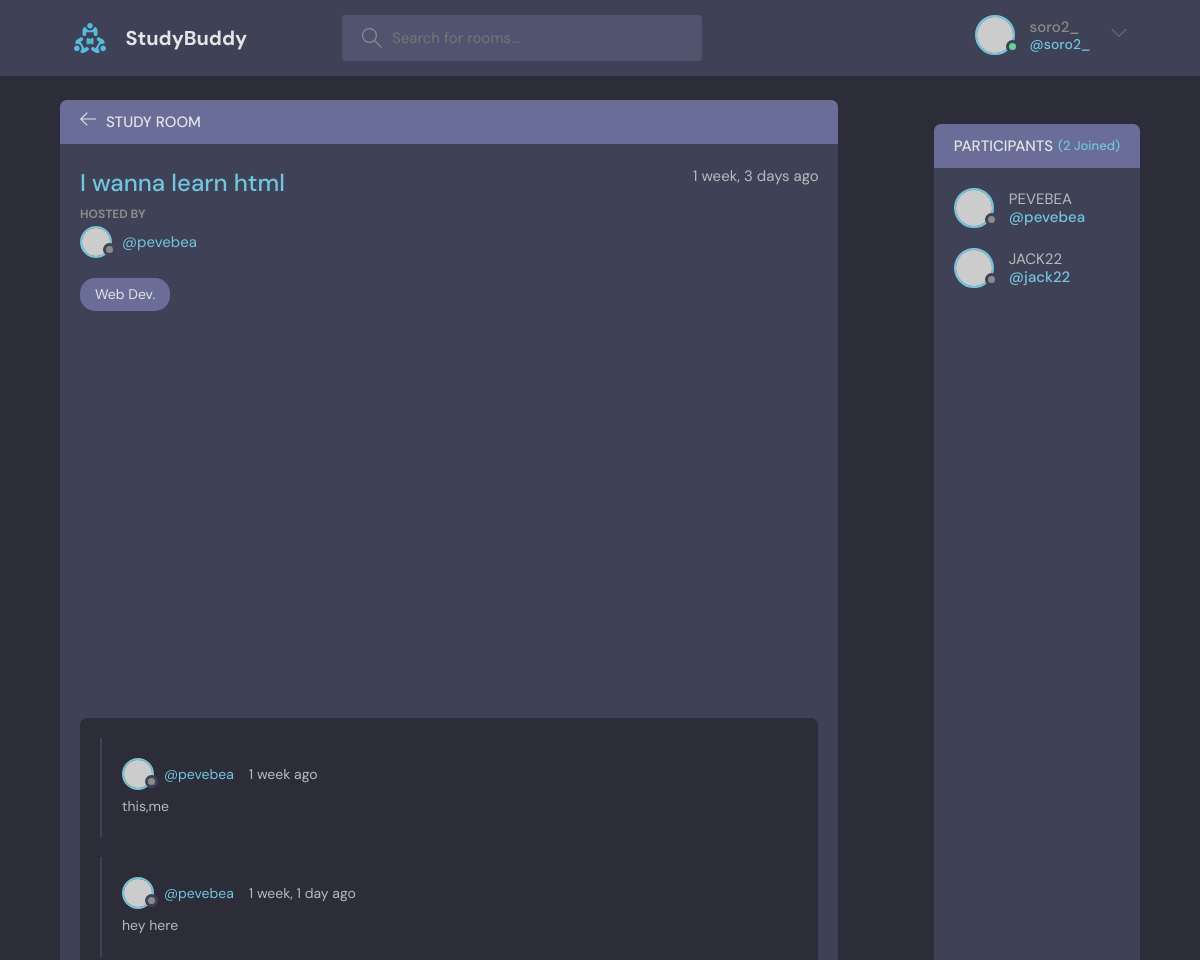
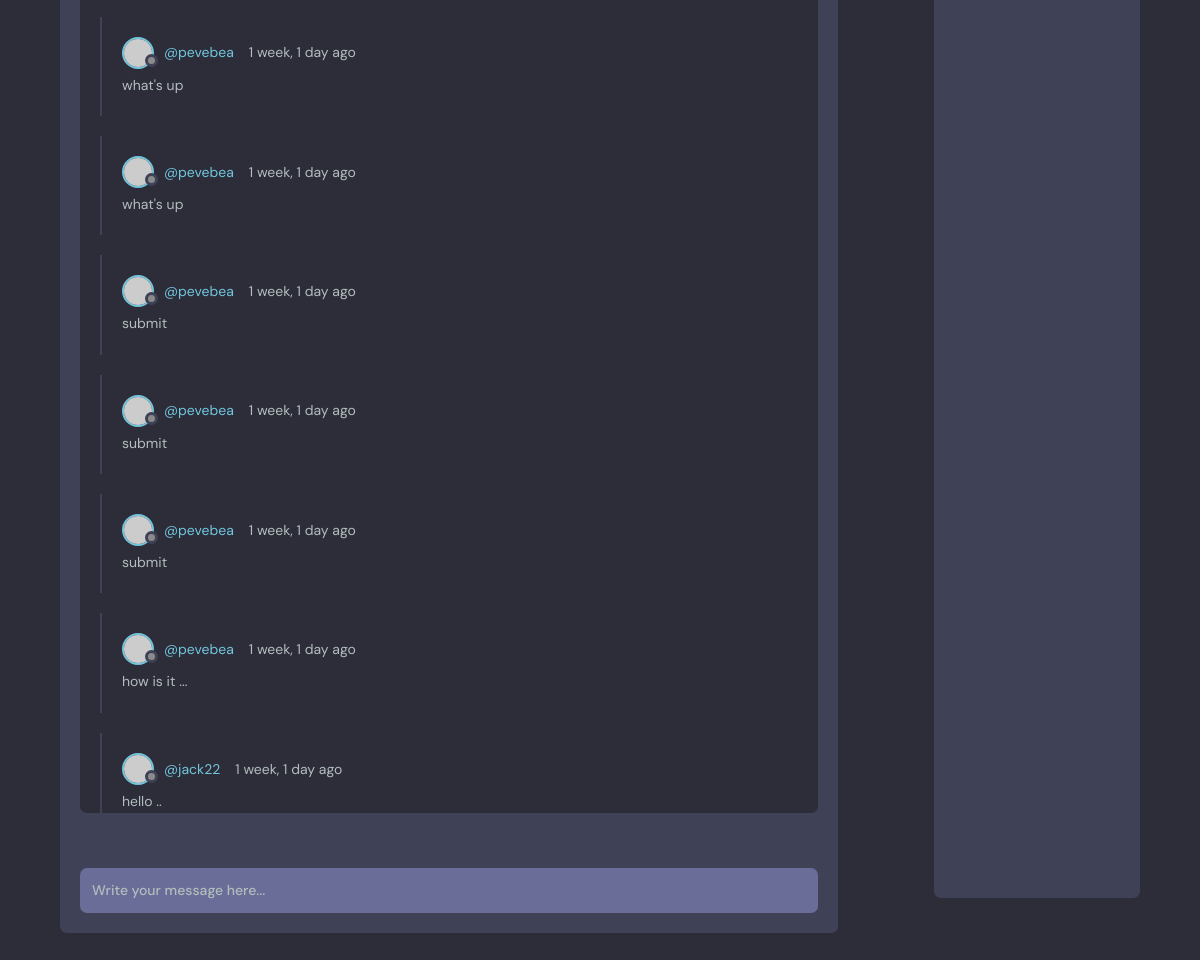
/room/5/ (signed in), run on the app's committed database (2 pictures, top to bottom).
### room/models.py (models this page shows, shortened)
class Room(models.Model):
    host = models.ForeignKey(User, on_delete=models.SET_NULL, null= True)
    topic = models.ForeignKey(Topic, on_delete=models.CASCADE, null=True)
    name = models.CharField(max_length=200)
    description = models.TextField(null= True, blank= True)
    participants = models.ManyToManyField(User, related_name="participants", blank=True)
    updated = models.DateTimeField(auto_now = True)
    created = models.DateTimeField(auto_now_add=True)
    class Meta:
        ordering = ["-updated", "created"]

class Topic(models.Model):
    name = models.CharField(max_length=200)
    def __str__(self):
        return self.name

class Message(models.Model):
    user = models.ForeignKey(User, on_delete=models.CASCADE, null= True)
    room = models.ForeignKey(Room, on_delete=models.CASCADE)
    body = models.TextField()
    updated = models.DateTimeField(auto_now = True)
    created = models.DateTimeField(auto_now_add=True)
    class Meta:
        ordering = ["-updated", "created"]

### room/views.py (the view, shortened to what this page needs)
# urls.py: path("room/<str:room_id>/", views.getRoom, name="getRoom"),
def room(request, room_id):
    room = Room.objects.get(id = room_id)
    room_messages = room.message_set.all().order_by("-created")
    participants = room.participants.all()
    context = { "room": room, "room_messages": room_messages,
               "participants": participants, }
    return render(request, "room/room.html", context)

### templates/room/room.html (shortened to what this page needs)
{% extends 'room/index.html' %}
{% block content %}
<main class="profile-page layout layout--2">
  <div class="container">
    <div class="room">
      <div class="room__top">
        <div class="room__topLeft">
          <a href="{% url 'room:index' %}">
            <svg version="1.1" xmlns="http://www.w3.org/2000/svg" width="32" height="32" viewBox="0 0 32 32">
              <title>arrow-left</title>
              <path
                d="M13.723 2.286l-13.723 13.714 13.719 13.714 1.616-1.611-10.96-10.96h27.625v-2.286h-27.625l10.965-10.965-1.616-1.607z">
              </path>
            </svg>
          </a>
          <h3>Study Room</h3>
        </div>
      </div>
      <div class="room__box scroll">
        <div class="room__header scroll">
          <div class="room__info">
            <h3>{{room.name}}</h3>
            <span>{{room.created|timesince}} ago</span>
          </div>
          <div class="room__hosted">
            <p>Hosted By</p>
            <a href="{% url 'authentification:userProfile' room.host.id %}" class="room__author">
              <div class="avatar avatar--small">
                <img src="https://randomuser.me/api/portraits/men/14.jpg" />
              </div>
              <span>@{{room.host.username}}</span>
            </a>
          </div>
          <span class="room__topics">{{room.topic}}</span>
        </div>
        <div class="room__conversation">
          <div class="threads scroll">
            {% for message in room_messages %}
            <div class="thread">
              <div class="thread__top">
                <div class="thread__author">
                  <a href="{% url 'authentification:userProfile' message.user.id %}" class="thread__authorInfo">
                    <div class="avatar avatar--small">
                      <img src="https://randomuser.me/api/portraits/men/14.jpg" />
                    </div>
                    <span>@{{message.user.username}}</span>
                  </a>
                  <span class="thread__date">{{message.created|timesince}} ago</span>
                </div>
              </div>
              <div class="thread__details">
                {{message.body}}
              </div>
            </div>
            {% endfor %}
          </div>
        </div>
      </div>
      <div class="room__message">
        <form action="" method="POST">
          <input name="body" placeholder="Write your message here..." />
        </form>
      </div>
    </div>
      {% include 'room/participants.html' %}
  </div>
</main>
{% endblock content %}

### templates/room/index.html (shortened to what this page needs)
<!DOCTYPE html>
{% load static %}
<html lang="en">
  <head>
    <link rel="stylesheet" href="{% static 'css/main.css' %}" />
  </head>
  <body>
    <header class="header header--loggedIn">
      <div class="container">
        <a href="{% url 'room:index' %}" class="header__logo">
          <img src="{% static 'image/logo.svg' %}" />
          <h1>StudyBuddy</h1>
        </a>
        <form method="GET" action="" class="header__search">
          <label>
            <input name="q" placeholder="Search for rooms..." />
          </label>
        </form>
        <nav class="header__menu">
            {% if user.is_authenticated %}
            <div class="header__user">
                <a href="{% url 'authentification:userProfile' user.id %}">
                <div class="avatar avatar--medium active">
                    <img src="https://randomuser.me/api/portraits/men/37.jpg" />
                </div>
                <p>{{user.username}}<span>@{{user.username}}</span></p>
                </a>
                <button class="dropdown-button">
                <svg version="1.1" xmlns="http://www.w3.org/2000/svg" width="32" height="32" viewBox="0 0 32 32">
                    <title>chevron-down</title>
                    <path d="M16 21l-13-13h-3l16 16 16-16h-3l-13 13z"></path>
                </svg>
                </button>
            </div>
            {% else %}
                <a href="{% url 'authentification:login' %}">
                <img src="{% static 'image/avatar.svg' %}" />
                <p>Login</p>
                </a>
            {% endif %}
        </nav>
      </div>
    </header>
    {% block content %}{% endblock content %}
  </body>
</html>

### templates/room/participants.html
{% load static %}
{% block content %}
<main class="profile-page layout layout--3">
  <div class="participants">
    <h3 class="participants__top">Participants <span>({{participants.count}} Joined)</span></h3>
    <div class="participants__list scroll">
      {% for user in participants %}
      <a href="{%  url 'authentification:userProfile' user.id %}" class="participant">
        <div class="avatar avatar--medium">
          <img src="https://randomuser.me/api/portraits/women/37.jpg" />
        </div>
        <p>
          {{user.username|upper}}
          <span>@{{user.username}}</span>
        </p>
      </a>
      {% endfor %}
    </div>
  </div>
</main>
{% endblock content %}

### data on the page
Room: name "I wanna learn html", created "1 week, 3 days", host.username "pevebea", topic "Web Dev."
Message: user.username "pevebea", created "1 week", body "this,me"
Message: user.username "pevebea", created "1 week, 1 day", body "hey here"
Message: user.username "pevebea", created "1 week, 1 day", body "what's up"
Message: user.username "pevebea", created "1 week, 1 day", body "what's up"
Message: user.username "pevebea", created "1 week, 1 day", body "submit"
Message: user.username "pevebea", created "1 week, 1 day", body "submit"
Message: user.username "pevebea", created "1 week, 1 day", body "submit"
Message: user.username "pevebea", created "1 week, 1 day", body "how is it ..."
Message: user.username "jack22", created "1 week, 1 day", body "hello .."

### other printed values
{{ user.username }} "soro2_"
{{ participants.count }} "2"
{{ user.username|upper }} "PEVEBEA"
{{ user.username }} "pevebea"
{{ user.username|upper }} "JACK22"
{{ user.username }} "jack22"
